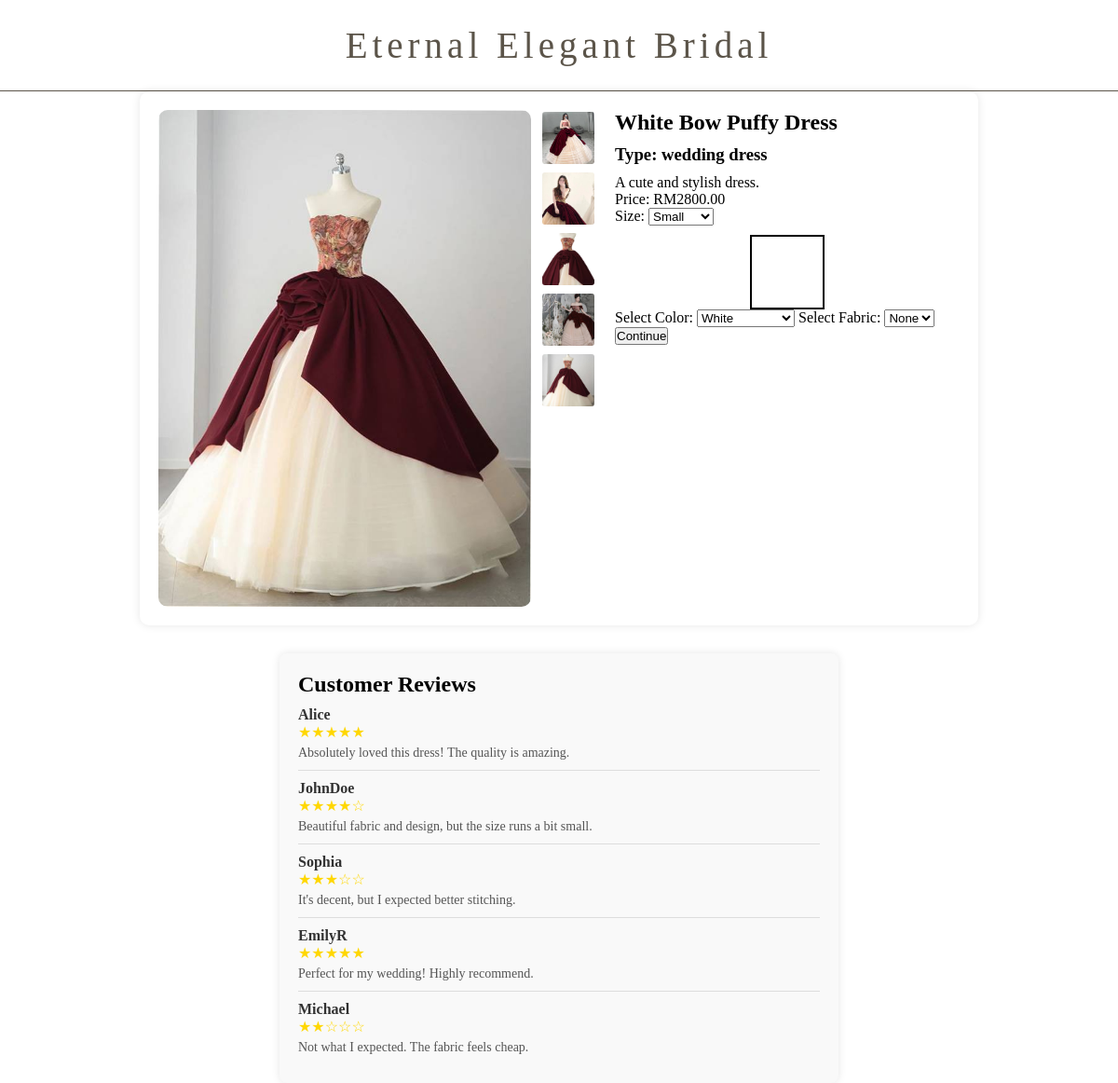
The page /userpage/product/ProductDetailPage.php?id=3 (signed in) on the database its author committed.
### tables this page shows
CREATE TABLE `products` (
  `id` int(11) NOT NULL,
  `name` varchar(255) NOT NULL,
  `type` varchar(255) DEFAULT NULL,
  `price` decimal(10,2) DEFAULT NULL,
  `image` varchar(255) DEFAULT NULL,
  `description` text DEFAULT NULL
);

### backend/user/product/productDetail.php (called while the page is built, shortened)
<?php
include __DIR__ . "/../../../backend/db_connect.php";
$product_id = intval($_GET['id']);
$sql = "SELECT name, type, price, image, description FROM products WHERE id = ?";
$stmt = $conn->prepare($sql);
$stmt->bind_param("i", $product_id);
$stmt->execute();
$result = $stmt->get_result();
$product = $result->fetch_assoc();
?>

### userpage/product/ProductDetailPage.php (the view, shortened to what this page needs)
<?php
include "../../backend/user/product/productDetail.php";
$reviews = [
    ["username" => "Alice", "rating" => 5, "content" => "Absolutely loved this dress! The quality is amazing."],
    ["username" => "JohnDoe", "rating" => 4, "content" => "Beautiful fabric and design, but the size runs a bit small."],
    ["username" => "Sophia", "rating" => 3, "content" => "It's decent, but I expected better stitching."],
    ["username" => "EmilyR", "rating" => 5, "content" => "Perfect for my wedding! Highly recommend."],
    ["username" => "Michael", "rating" => 2, "content" => "Not what I expected. The fabric feels cheap."],
];
$base_price = $product['price'];
$product_image = $product['image'];
$image_dir = dirname($product_image);
$image_extensions = ['jpg', 'jpeg', 'png', 'webp'];
$additional_images = [];
$absolute_path = $_SERVER['DOCUMENT_ROOT'] . $image_dir;
if (is_dir($absolute_path)) {
    $files = scandir($absolute_path);
    foreach ($files as $file) {
        $file_extension = strtolower(pathinfo($file, PATHINFO_EXTENSION));
        if (in_array($file_extension, $image_extensions)) {
            $additional_images[] = $image_dir . '/' . $file;
        }
    }
}
if (!empty($additional_images)) {
    $main_image = $product_image;
    $additional_images = array_diff($additional_images, [$main_image]);
} else {
    $main_image = $product_image;
}
?>
<!DOCTYPE html>
<html lang="en">
<head>
    <link rel="stylesheet" href="/BackendWebDev/userstyle/transition.css">
    <link rel="stylesheet" href="/BackendWebDev/userstyle/productDetailPage.css">
</head>
<body>
    <header>
        <h1>Eternal Elegant Bridal</h1>
    </header>
    <div class="product-container">
        <div class="image-container">
            <img src="<?= htmlspecialchars($main_image) ?>" alt="<?= htmlspecialchars($product['name']) ?>"
                id="gownImage">
            <div class="additional-images">
                <?php foreach ($additional_images as $img): ?>
                <img src="<?= htmlspecialchars($img) ?>"
                    alt="Additional view of <?= htmlspecialchars($product['name']) ?>" class="extra-image"
                    onclick="changeImage(this.src)">
                <?php endforeach; ?>
            </div>
        </div>
        <div class="details-container">
            <h2 id="bridalTitle"> <?= htmlspecialchars($product['name']) ?> </h2>
            <h3 id="bridalType">Type: <?= htmlspecialchars($product['type']) ?> </h3>
            <p id="bridalDescription"> <?= htmlspecialchars($product['description']) ?> </p>
            <p id="bridalPrice">Price: RM<span id="dynamicPrice"> <?= number_format($base_price, 2) ?> </span></p>
            <form action="accessoriesPage.php" method="POST">
                <label for="size">Size:</label>
                <select name="size" id="size">
                    <option value="S">Small</option>
                </select>
                <div class="preview-container">
                    <div class="preview-box" id="previewBox">
                        <div class="fabric-overlay" id="fabricPreview"></div>
                    </div>
                </div>
                <label for="colorPicker">Select Color:</label>
                <select name="color" id="colorPicker">
                    <option value="White">White</option>
                </select>
                <label for="fabricPicker">Select Fabric:</label>
                <select name="fabric" id="fabricPicker">
                    <option value="None">None</option>
                </select>
                <button type="submit">Continue</button>
            </form>
        </div>
    </div>
    <div class="review-section">
        <h2>Customer Reviews</h2>
        <?php if (!empty($reviews)): ?>
        <?php foreach ($reviews as $review): ?>
        <div class="review">
            <p class="username"> <?= htmlspecialchars($review["username"]) ?> </p>
            <p class="stars"> <?= str_repeat("★", $review["rating"]) . str_repeat("☆", 5 - $review["rating"]) ?> </p>
            <p class="review-content"> <?= htmlspecialchars($review["content"]) ?> </p>
        </div>
        <?php endforeach; ?>
        <?php else: ?>
        <p>No reviews yet. Be the first to review!</p>
        <?php endif; ?>
    </div>
</body>
</html>

### userstyle/transition.css (style rules this page uses)
body { opacity: 0; transition: opacity .5s; }

### userstyle/productDetailPage.css (style rules this page uses)
* { margin: 0; padding: 0; box-sizing: border-box; }
header { padding: 1rem; text-align: center; border-bottom: 1px solid #5B5449; }
h1 { font-family: 'Crimson Text'; font-weight: 400; letter-spacing: 5px; font-size: 50px; }
html, body { height: 100%; display: flex; flex-direction: column; max-width: 100%; }
header h1 { font-family: 'Crimson Text'; font-weight: 400; color: #5B5449; letter-spacing: 5px; font-size: 39px; text-align: center; flex-grow: 1; }
.product-container { display: flex; flex-wrap: wrap; max-width: 900px; margin: auto; background: white; padding: 20px; border-radius: 10px; box-shadow: 0 0 10px rgba(0, 0, 0, 0.1); }
.image-container { display: flex; align-items: flex-start; gap: 10px; }
.image-container img { max-width: 100%; border-radius: 10px; }
.additional-images { display: flex; flex-direction: column; max-height: 400px; overflow-y:scroll ; overflow-x: hidden; gap: 5px; }
.additional-images img { width: 60px; height: 60px; object-fit: cover; border: 2px solid transparent; cursor: pointer; transition: border 0.3s ease-in-out, transform 0.2s; border-radius: 5px; }
#gownImage { max-width: 400px; border-radius: 10px; }
.details-container { flex: 1; padding-left: 20px; min-width: 300px; }
h1, h3 { margin: 10px 0; }
.preview-container { display: flex; margin-top: 10px; justify-content: center; }
.preview-box { width: 80px; height: 80px; border: 2px solid black; position: relative; background-color: white; overflow: hidden; }
.fabric-overlay { width: 100%; height: 100%; position: absolute; top: 0; left: 0; opacity: 0.3; pointer-events: none; }
.review-section { margin-top: 30px; padding: 20px; background-color: #f9f9f9; border-radius: 8px; width: 50%; margin-left: auto; margin-right: auto; box-shadow: 0px 0px 10px rgba(0, 0, 0, 0.1); }
.review { border-bottom: 1px solid #ddd; padding: 10px 0; }
.review:last-child { border-bottom: none; }
.review .username { font-weight: bold; color: #333; }
.stars { color: gold; font-size: 16px; }
.review-content { margin-top: 5px; color: #555; font-size: 14px; }

### rows shown on the page
products: image (picture), name "White Bow Puffy Dress", type "wedding dress", description "A cute and stylish dress.", price "2800.00"

### other values the page prints
$review["username"] "Alice"
str_repeat("★", $review["rating"]) "★★★★★"
$review["content"] "Absolutely loved this dress! The quality is amazing."
$review["username"] "JohnDoe"
str_repeat("★", $review["rating"]) "★★★★"
str_repeat("☆", 5 - $review["rating"]) "☆"
$review["content"] "Beautiful fabric and design, but the size runs a bit small."
$review["username"] "Sophia"
str_repeat("★", $review["rating"]) "★★★"
str_repeat("☆", 5 - $review["rating"]) "☆☆"
$review["content"] "It's decent, but I expected better stitching."
$review["username"] "EmilyR"
$review["content"] "Perfect for my wedding! Highly recommend."
$review["username"] "Michael"
str_repeat("★", $review["rating"]) "★★"
